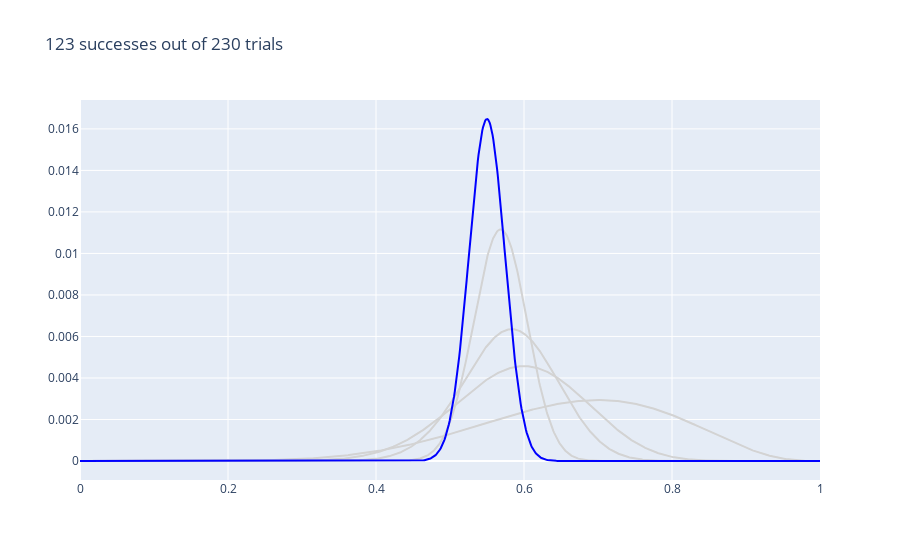

The code cell stored with this chart in its notebook:
### Markdown cell above
Reference: [Statistical Rethinking Slides, Winter 2019](https://speakerdeck.com/rmcelreath/l02-statistical-rethinking-winter-2019?slide=22)

### Code cell
g.make_bet(selected_arm, n=100)
g.show_fig(selected_arm)

### Figure 1 — Plotly figure (JSON) as saved in the notebook; plotly's stock layout.template omitted (floating-point values rounded to 4 significant figures; data arrays with more than 128 entries replaced by an {"elided": "..."} marker saying what was removed)
{"data": [{"marker": {"color": "LightGrey", "opacity": 0.2}, "mode": "lines", "type": "scatter", "x": {"elided": "1000 float values"}, "y": {"elided": "1000 float values"}}, {"marker": {"color": "LightGrey", "opacity": 0.2}, "mode": "lines", "type": "scatter", "x": {"elided": "1000 float values"}, "y": {"elided": "1000 float values"}}, {"marker": {"color": "LightGrey", "opacity": 0.2}, "mode": "lines", "type": "scatter", "x": {"elided": "1000 float values"}, "y": {"elided": "1000 float values"}}, {"marker": {"color": "LightGrey", "opacity": 0.2}, "mode": "lines", "type": "scatter", "x": {"elided": "1000 float values"}, "y": {"elided": "1000 float values"}}, {"marker": {"color": "Blue"}, "mode": "lines", "type": "scatter", "x": {"elided": "1000 float values"}, "y": {"elided": "1000 float values"}}], "layout": {"showlegend": false, "title": {"text": "123 successes out of 230 trials"}}}
